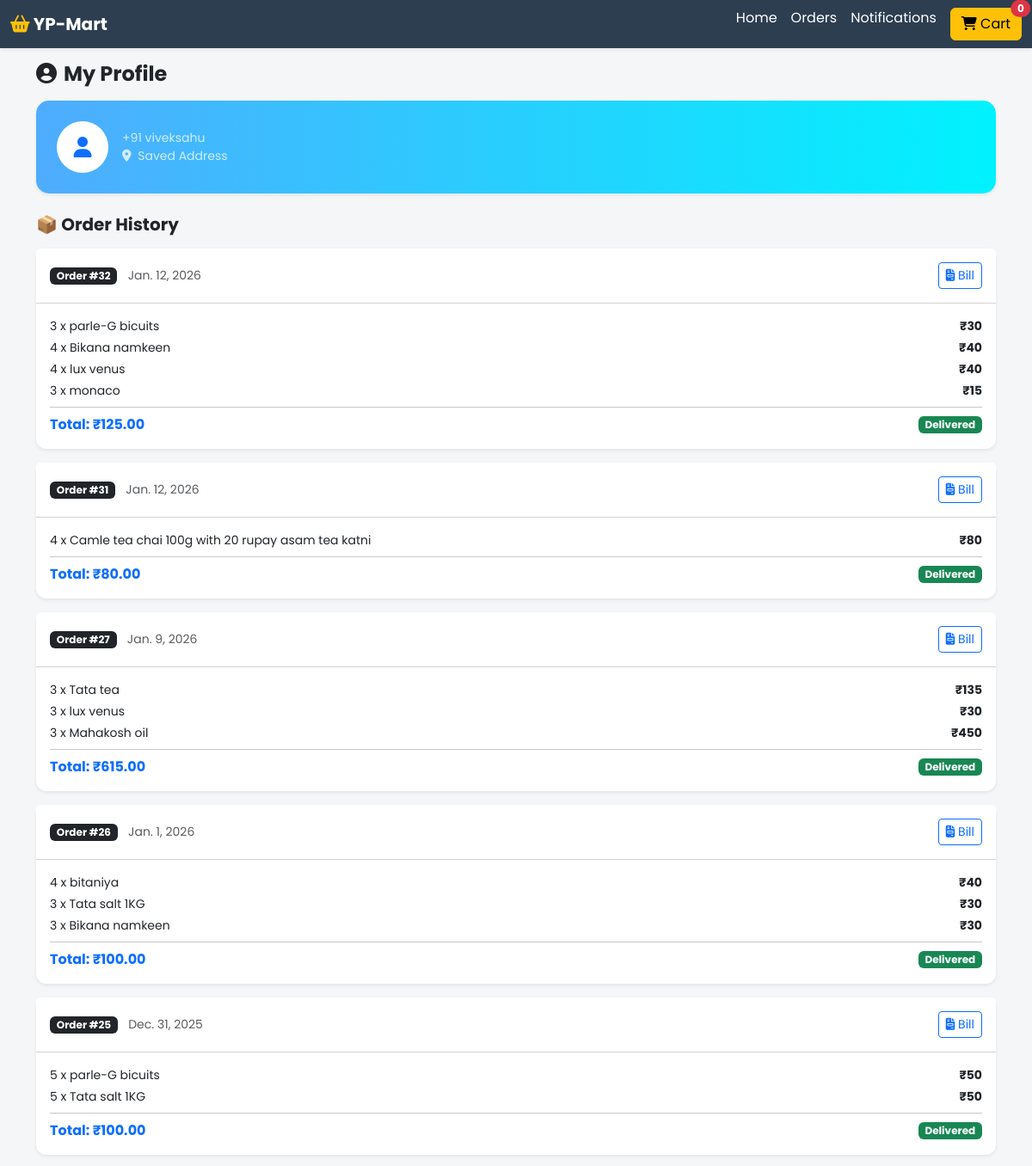
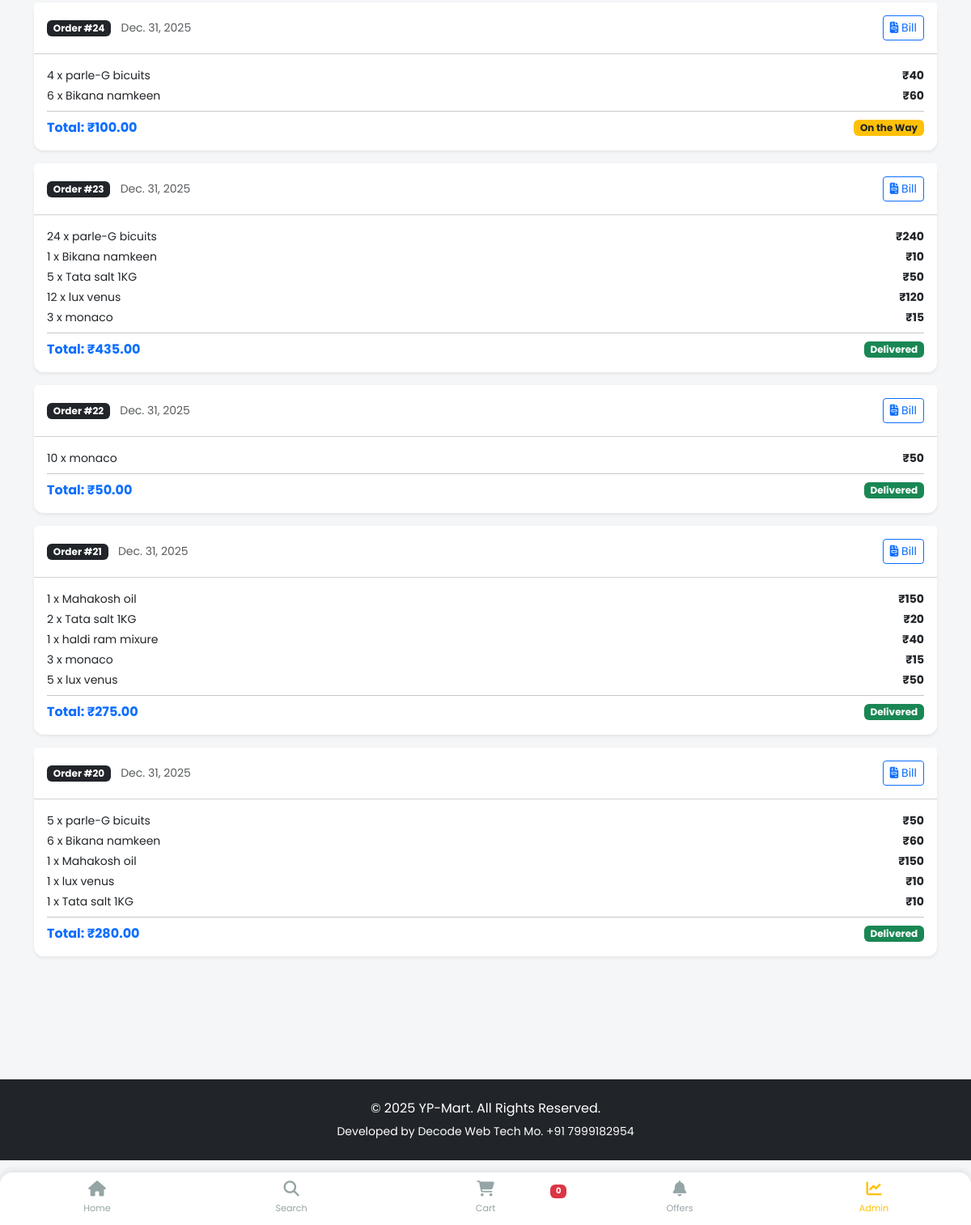
Page /my-orders/ (signed in) on the committed database (2 pictures, top to bottom).
### store/models.py (models this page shows, shortened)
class Order(models.Model):
    user = models.ForeignKey(User, on_delete=models.SET_NULL, null=True, blank=True)
    customer_name = models.CharField(max_length=50)
    customer_phone = models.CharField(max_length=15)
    area = models.CharField(max_length=100, choices=KATNI_AREAS, default='mansarovar', help_text="Area Select Karein")
    address_details = models.TextField(blank=True, help_text="House No, Gali No, Landmark")
    date = models.DateField(default=datetime.datetime.today)
    total_amount = models.DecimalField(default=0, max_digits=10, decimal_places=2)
    status = models.BooleanField(default=False, help_text="Delivery Status")
    is_paid = models.BooleanField(default=False, help_text="Payment Status")
    DELIVERY_CHOICES = [
        ('Delivery', 'Home Delivery'),
        ('Pickup', 'Self Pickup (Dukaan se lenge)'),
    ]
    delivery_mode = models.CharField(max_length=20, choices=DELIVERY_CHOICES, default='Delivery')

class OrderItem(models.Model):
    order = models.ForeignKey(Order, on_delete=models.CASCADE)
    product = models.ForeignKey(Product, on_delete=models.CASCADE)
    quantity = models.IntegerField(default=1)
    price = models.DecimalField(max_digits=10, decimal_places=2)
    def get_cost(self):
        return self.price * self.quantity

class Product(models.Model):
    category = models.ForeignKey(Category, on_delete=models.CASCADE, default=1)
    name = models.CharField(max_length=100)
    description = models.TextField(default='', blank=True, null=True)
    market_price = models.DecimalField(default=0, max_digits=10, decimal_places=2, help_text="MRP (Kata hua rate)")
    total_sold = models.IntegerField(default=0, help_text="Ab tak kitne bike")
    cost_price = models.DecimalField(default=0, max_digits=10, decimal_places=2, help_text="Khareed Rate")
    selling_price = models.DecimalField(default=0, max_digits=10, decimal_places=2, help_text="Bechne ka Rate")
    stock_quantity = models.IntegerField(default=0, help_text="Stock me kitna hai")
    is_active = models.BooleanField(default=True)
    image = models.ImageField(upload_to='uploads/product/')
    UNIT_CHOICES = (
        ('kg', 'Kilogram'),
        ('ltr', 'Liter'),
        ('pcs', 'Pieces'),
        ('pkt', 'Packet'),
    )
    unit = models.CharField(max_length=10, choices=UNIT_CHOICES, default='pcs')

### store/views.py (the view, shortened to what this page needs)
# urls.py: path('my-orders/', views.my_orders, name='my_orders'),
def my_orders(request):
    customer_info = {}
    orders = []
    if request.user.is_authenticated:
        orders = Order.objects.filter(user=request.user).order_by('-id')
        customer_info = {
            'name': request.user.first_name + ' ' + request.user.last_name,
            'phone': request.user.username, # Agar username hi mobile no. hai
            'address': 'Saved Address'
        }
    context = {
        'orders': orders,
        'customer': customer_info
    }
    return render(request, 'my_orders.html', context)

### store/context_processors.py (called while the page is built)
def _cart_id(request):
    cart = request.session.session_key
    if not cart:
        cart = request.session.create()
    return cart

def cart_count(request):
    item_count = 0
    try:
        cart = Cart.objects.filter(cart_id=_cart_id(request))
        if cart.exists():
            cart_items = CartItem.objects.filter(cart=cart[0])
            for item in cart_items:
                item_count += item.quantity
    except Exception as e:
        item_count = 0
    return {'cart_count': item_count}

### templates/my_orders.html (shortened to what this page needs)
{% extends 'base.html' %}
{% block content %}
<div class="mb-4">
    <h4 class="fw-bold mb-3"><i class="fas fa-user-circle me-2"></i>My Profile</h4>
    <div class="card shadow-sm border-0 mb-4" style="border-radius: 15px; background: linear-gradient(to right, #4facfe 0%, #00f2fe 100%); color: white;">
        <div class="card-body p-4">
            <div class="d-flex align-items-center">
                <div class="bg-white text-primary rounded-circle d-flex align-items-center justify-content-center me-3" style="width: 60px; height: 60px; font-size: 24px;">
                    <i class="fas fa-user"></i>
                </div>
                <div>
                    <p class="mb-0 small opacity-75">+91 {{ customer.phone }}</p>
                    <p class="mb-0 small opacity-75">
                        <i class="fas fa-map-marker-alt me-1"></i>
                        {{ customer.address|default:"Address not updated" }}
                    </p>
                </div>
            </div>
        </div>
    </div>
    <h5 class="fw-bold mb-3">📦 Order History</h5>
    {% if orders %}
        {% for order in orders %}
        <div class="card mb-3 shadow-sm border-0" style="border-radius: 12px;">
            <div class="card-header bg-white d-flex justify-content-between align-items-center py-3">
                <div>
                    <span class="badge bg-dark">Order #{{ order.id }}</span>
                    <small class="text-muted ms-2">{{ order.date }}</small>
                </div>
                <a href="{% url 'order_invoice' order.id %}" class="btn btn-sm btn-outline-primary" title="Download Bill"> <i class="fas fa-file-invoice"></i> Bill </a>
            </div>
            <div class="card-body">
                <ul class="list-unstyled mb-0">
                    {% for item in order.orderitem_set.all %}
                    <li class="d-flex justify-content-between mb-1">
                        <small>{{ item.quantity }} x {{ item.product.name }}</small>
                        <small class="fw-bold">₹{{ item.get_cost|stringformat:".0f" }}</small>
                    </li>
                    {% endfor %}
                </ul>
                <hr class="my-2">
                <div class="d-flex justify-content-between align-items-center">
                    <span class="fw-bold text-primary">Total: ₹{{ order.total_amount }}</span>
                    {% if order.status %}
                        <span class="badge bg-success">Delivered</span>
                    {% else %}
                        <span class="badge bg-warning text-dark">On the Way</span>
                    {% endif %}
                </div>
                </div>
        </div>
        {% endfor %}
    {% else %}
        <div class="text-center py-5">
            <i class="fas fa-shopping-basket text-muted mb-3" style="font-size: 50px;"></i>
            <p>Abhi tak koi order nahi kiya.</p>
            <a href="/" class="btn btn-primary btn-sm">Shop Now</a>
        </div>
    {% endif %}
</div>
<div style="height: 80px;"></div>
{% endblock %}

### templates/base.html (style rules this page uses)
body { font-family: 'Poppins', sans-serif; background-color: #f4f6f8; padding-bottom: 80px; }
:root { --primary-color: #e67e22; --secondary-color: #2c3e50; }

### rows in the picture
Order: id "32", date "Jan. 12, 2026", total_amount "125.00", status "Delivered"
OrderItem: quantity "3", product.name "parle-G bicuits", get_cost "30"
OrderItem: quantity "4", product.name "Bikana namkeen", get_cost "40"
OrderItem: quantity "4", product.name "lux venus", get_cost "40"
OrderItem: quantity "3", product.name "monaco", get_cost "15"
Order: id "31", date "Jan. 12, 2026", total_amount "80.00", status "Delivered"
OrderItem: quantity "4", product.name "Camle tea chai 100g with 20 rupay asam tea katni", get_cost "80"
Order: id "27", date "Jan. 9, 2026", total_amount "615.00", status "Delivered"
OrderItem: quantity "3", product.name "Tata tea", get_cost "135"
OrderItem: quantity "3", product.name "lux venus", get_cost "30"
OrderItem: quantity "3", product.name "Mahakosh oil", get_cost "450"
Order: id "26", date "Jan. 1, 2026", total_amount "100.00", status "Delivered"
OrderItem: quantity "4", product.name "bitaniya", get_cost "40"
OrderItem: quantity "3", product.name "Tata salt 1KG", get_cost "30"
OrderItem: quantity "3", product.name "Bikana namkeen", get_cost "30"
Order: id "25", date "Dec. 31, 2025", total_amount "100.00", status "Delivered"
OrderItem: quantity "5", product.name "parle-G bicuits", get_cost "50"
OrderItem: quantity "5", product.name "Tata salt 1KG", get_cost "50"
Order: id "24", date "Dec. 31, 2025", total_amount "100.00", status "On the Way"
OrderItem: quantity "4", product.name "parle-G bicuits", get_cost "40"
OrderItem: quantity "6", product.name "Bikana namkeen", get_cost "60"
Order: id "23", date "Dec. 31, 2025", total_amount "435.00", status "Delivered"
OrderItem: quantity "24", product.name "parle-G bicuits", get_cost "240"
OrderItem: quantity "1", product.name "Bikana namkeen", get_cost "10"
OrderItem: quantity "5", product.name "Tata salt 1KG", get_cost "50"
OrderItem: quantity "12", product.name "lux venus", get_cost "120"
OrderItem: quantity "3", product.name "monaco", get_cost "15"
Order: id "22", date "Dec. 31, 2025", total_amount "50.00", status "Delivered"
OrderItem: quantity "10", product.name "monaco", get_cost "50"
Order: id "21", date "Dec. 31, 2025", total_amount "275.00", status "Delivered"
OrderItem: quantity "1", product.name "Mahakosh oil", get_cost "150"
OrderItem: quantity "2", product.name "Tata salt 1KG", get_cost "20"
OrderItem: quantity "1", product.name "haldi ram mixure", get_cost "40"
OrderItem: quantity "3", product.name "monaco", get_cost "15"
OrderItem: quantity "5", product.name "lux venus", get_cost "50"
Order: id "20", date "Dec. 31, 2025", total_amount "280.00", status "Delivered"
OrderItem: quantity "5", product.name "parle-G bicuits", get_cost "50"
OrderItem: quantity "6", product.name "Bikana namkeen", get_cost "60"
OrderItem: quantity "1", product.name "Mahakosh oil", get_cost "150"
OrderItem: quantity "1", product.name "lux venus", get_cost "10"
OrderItem: quantity "1", product.name "Tata salt 1KG", get_cost "10"

### other values in the picture
{{ cart_count }} "0"
{{ customer.phone }} "viveksahu"
{{ customer.address|default:"Address not updated" }} "Saved Address"
